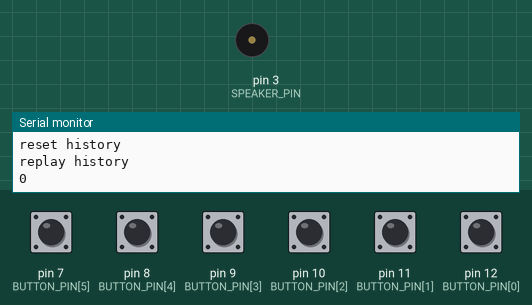
The sketch below on a simulated Arduino Uno, built with avr-gcc and run on an emulated ATmega328P. On the bench: buzzer (waves = sounding), the last lines printed to the serial monitor. Inputs (shaded band) come from the test bench; at power-on: pin 7 (BUTTON_PIN[5]), pin 8 (BUTTON_PIN[4]), pin 9 (BUTTON_PIN[3]), pin 10 (BUTTON_PIN[2]), pin 11 (BUTTON_PIN[1]), pin 12 (BUTTON_PIN[0]) HIGH.

Above: at 1.2 s.
1.3 s: pin 12 (BUTTON_PIN[0]) pulled LOW for 0.15 s
At 1.74 s:
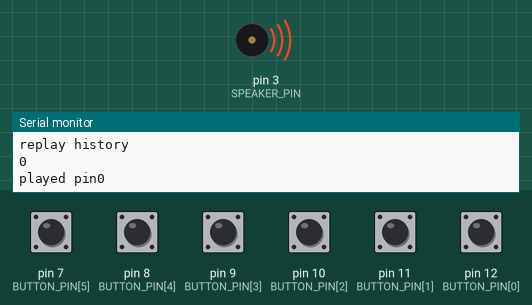
Timing chart, 0 to 4.3 s (numbered marks = the images above; inputs shaded):
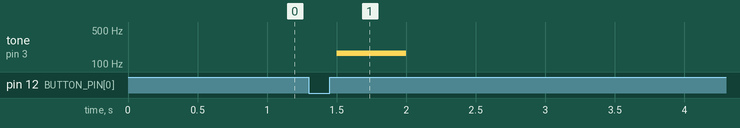

Measured:
- after the input at 1.3 s, tone on pin 3 (SPEAKER_PIN): silent → 165 Hz after 0.20 s, → silent 0.50 s later

The sketch:

6-5-MiniPiano.ino
```cpp
#include "pitches.h"

const uint8_t SPEAKER_PIN = 3;

const uint8_t BUTTON_COUNT = 6;
const uint8_t BUTTON_PIN[BUTTON_COUNT] = {12, 11, 10, 9, 8, 7};
const uint8_t PIANO_PIN_FREQUENCY[BUTTON_COUNT - 2] = {NOTE_E3, NOTE_F3, NOTE_G3, NOTE_A3};

// deBounce stuffs
uint8_t buttonState[BUTTON_COUNT] = {HIGH};
uint8_t lastButtonState[BUTTON_COUNT] = {HIGH};
uint8_t readableButtonState[BUTTON_COUNT];
uint8_t lastReadableButtonState[BUTTON_COUNT] = {LOW};

unsigned long lastDebounceTime[BUTTON_COUNT] = {0};
const unsigned long debounceDelay = 50;

uint8_t deBounce(const uint8_t &buttonPin, uint8_t &buttonState,
                 uint8_t &lastButtonState, unsigned long &lastDebounceTime);

int playHistory[100] = {0};
int currentHistoryIndex = 0;

void setup() {
    // put your setup code here, to run once:
    Serial.begin(9600);

    pinMode(SPEAKER_PIN, OUTPUT);
    for (int i = 0; i < BUTTON_COUNT; i++) {
        pinMode(BUTTON_PIN[i], INPUT_PULLUP);
    }
}

void loop() {
    for (int i = 0; i < BUTTON_COUNT; i++) {
        // debounce all buttons
        readableButtonState[i] = deBounce(BUTTON_PIN[i], buttonState[i], lastButtonState[i], lastDebounceTime[i]);
        // readableButtonState[i] = !digitalRead(BUTTON_PIN[i]);
        // Serial.println(readableButtonState[0]);

        // check if replay
        if (i == 5 && readableButtonState[i] == HIGH) {
            Serial.println("replay history");
            Serial.println(currentHistoryIndex);
            for (int i = 0; i < currentHistoryIndex; i++) {
                tone(SPEAKER_PIN, PIANO_PIN_FREQUENCY[i], 5000);
                delay(500);
              noTone(SPEAKER_PIN);
              delay(50);
            }
            noTone(SPEAKER_PIN);
        }

        // check if reset
        if (i == 4 && readableButtonState[i] == HIGH) {
            Serial.println("reset history");
            currentHistoryIndex = 0;
        }

        if (readableButtonState[i] == HIGH && i <= 3) {
            Serial.print("played pin");
            Serial.println(i);
            // play tone
            tone(SPEAKER_PIN, PIANO_PIN_FREQUENCY[i], 500);
            // save history
            playHistory[currentHistoryIndex] = PIANO_PIN_FREQUENCY[i];
            currentHistoryIndex++;

            // delay(500);
            // noTone(SPEAKER_PIN);
        }
    }
}

uint8_t deBounce(const uint8_t &buttonPin, uint8_t &buttonState,
                 uint8_t &lastButtonState, unsigned long &lastDebounceTime) {
    int readableButtonState = LOW;

    // read the state of the switch into a local variable:
    int reading = digitalRead(buttonPin);

    // check to see if you just pressed the button
    // (i.e. the input went from LOW to HIGH), and you've waited long enough
    // since the last press to ignore any noise:

    // If the switch changed, due to noise or pressing:
    if (reading != lastButtonState) {
        // reset the debouncing timer
        lastDebounceTime = millis();
    }

    if ((millis() - lastDebounceTime) > debounceDelay) {
        // whatever the reading is at, it's been there for longer than the
        // debounce delay, so take it as the actual current state:

        // if the button state has changed:
        if (reading != buttonState) {
            buttonState = reading;

            // only toggle the LED if the new button state is HIGH
            if (buttonState == HIGH) {
                readableButtonState = HIGH;
            }
        }
    }

    // save the reading. Next time through the loop, it'll be the
    // lastButtonState:
    lastButtonState = reading;

    return readableButtonState;
}
```

pitches.h
```cpp
/*************************************************
   Public Constants
 *************************************************/

#define NOTE_B0 31
#define NOTE_C1 33
#define NOTE_CS1 35
#define NOTE_D1 37
#define NOTE_DS1 39
#define NOTE_E1 41
#define NOTE_F1 44
#define NOTE_FS1 46
#define NOTE_G1 49
#define NOTE_GS1 52
#define NOTE_A1 55
#define NOTE_AS1 58
#define NOTE_B1 62
#define NOTE_C2 65
#define NOTE_CS2 69
#define NOTE_D2 73
#define NOTE_DS2 78
#define NOTE_E2 82
#define NOTE_F2 87
#define NOTE_FS2 93
#define NOTE_G2 98
#define NOTE_GS2 104
#define NOTE_A2 110
#define NOTE_AS2 117
#define NOTE_B2 123
#define NOTE_C3 131
#define NOTE_CS3 139
#define NOTE_D3 147
#define NOTE_DS3 156
#define NOTE_E3 165
#define NOTE_F3 175
#define NOTE_FS3 185
#define NOTE_G3 196
#define NOTE_GS3 208
#define NOTE_A3 220
#define NOTE_AS3 233
#define NOTE_B3 247
#define NOTE_C4 262
#define NOTE_CS4 277
#define NOTE_D4 294
#define NOTE_DS4 311
#define NOTE_E4 330
#define NOTE_F4 349
#define NOTE_FS4 370
#define NOTE_G4 392
#define NOTE_GS4 415
#define NOTE_A4 440
#define NOTE_AS4 466
#define NOTE_B4 494
#define NOTE_C5 523
#define NOTE_CS5 554
#define NOTE_D5 587
#define NOTE_DS5 622
#define NOTE_E5 659
#define NOTE_F5 698
#define NOTE_FS5 740
#define NOTE_G5 784
#define NOTE_GS5 831
#define NOTE_A5 880
#define NOTE_AS5 932
#define NOTE_B5 988
#define NOTE_C6 1047
#define NOTE_CS6 1109
#define NOTE_D6 1175
#define NOTE_DS6 1245
#define NOTE_E6 1319
#define NOTE_F6 1397
#define NOTE_FS6 1480
#define NOTE_G6 1568
#define NOTE_GS6 1661
#define NOTE_A6 1760
#define NOTE_AS6 1865
#define NOTE_B6 1976
#define NOTE_C7 2093
#define NOTE_CS7 2217
#define NOTE_D7 2349
#define NOTE_DS7 2489
#define NOTE_E7 2637
#define NOTE_F7 2794
#define NOTE_FS7 2960
#define NOTE_G7 3136
#define NOTE_GS7 3322
#define NOTE_A7 3520
#define NOTE_AS7 3729
#define NOTE_B7 3951
#define NOTE_C8 4186
#define NOTE_CS8 4435
#define NOTE_D8 4699
#define NOTE_DS8 4978
```
